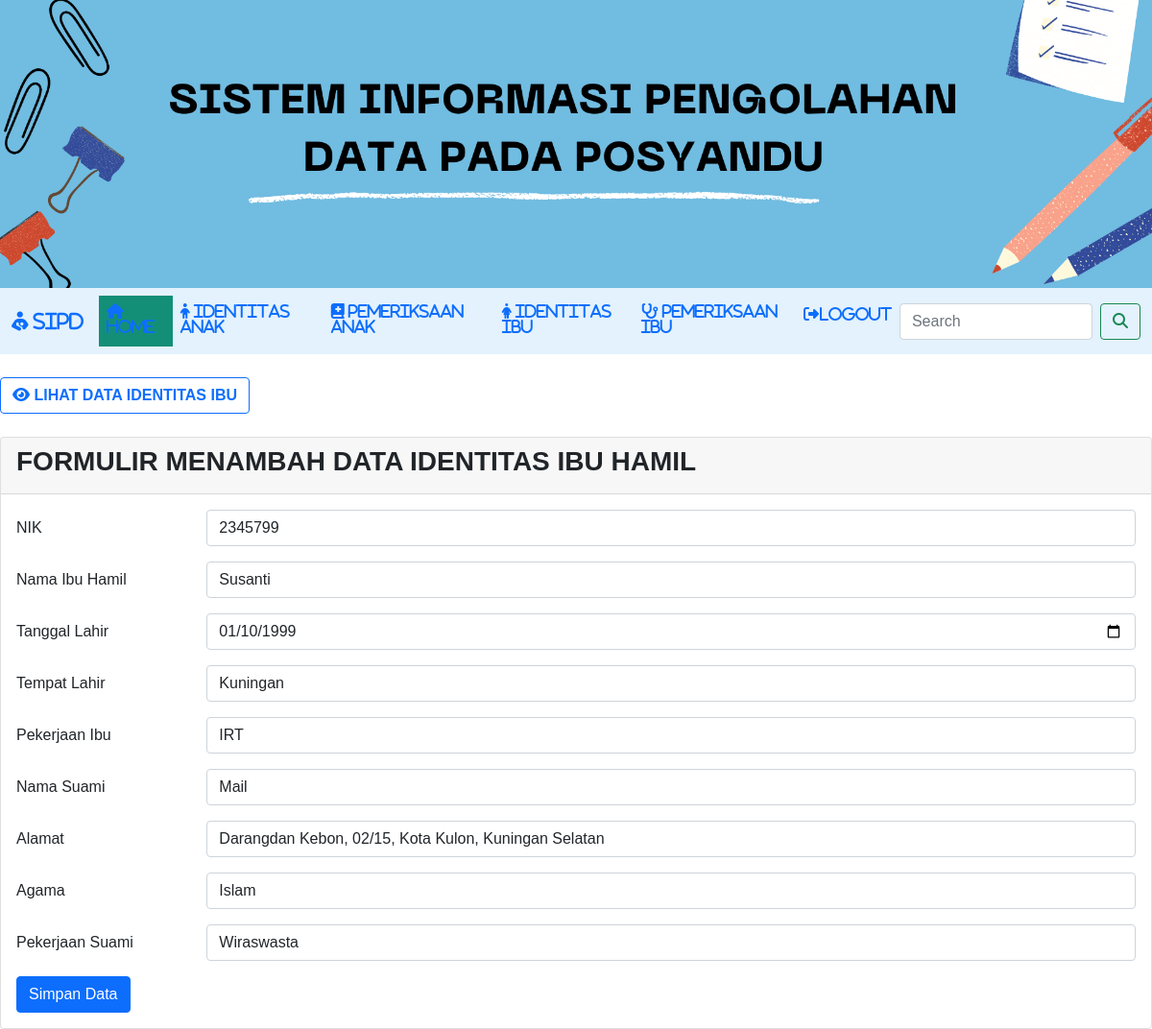
The app's page /tambah_identitas_ibu.php?op=edit&id=1 with its own data.
### tables this page shows
CREATE TABLE `ibu_hamil` (
  `id` int(11) NOT NULL,
  `nik` int(25) NOT NULL,
  `nama_ibu` varchar(100) NOT NULL,
  `tgl` date NOT NULL,
  `tempat_lahir` varchar(50) NOT NULL,
  `pekerjaan_ibu` varchar(50) NOT NULL,
  `nama_suami` varchar(100) NOT NULL,
  `alamat` varchar(100) NOT NULL,
  `agama` enum('Islam','Kristen','Khatolik','Hindu','Budha') NOT NULL,
  `pekerjaan` varchar(50) NOT NULL
);

### tambah_identitas_ibu.php (the view, shortened to what this page needs)
<?php
include "koneksi.php";
$nik            = "";
$nama_ibu       = "";
$tgl            = "";
$tempat_lahir   = "";
$pekerjaan_ibu  = "";
$nama_suami     = "";
$alamat         = "";
$agama          = "";
$pekerjaan      = "";
if (isset($_GET['op'])) {
    $op = $_GET['op'];
} else {
    $op = "";
}
if ($op == 'edit') {
    $id           = $_GET['id'];
    $sql1         = "select * from ibu_hamil where id = '$id'";
    $q1           = mysqli_query($koneksi, $sql1);
    $r1           = mysqli_fetch_array($q1);
    $nik          = $r1['nik'];
    $nama_ibu     = $r1['nama_ibu'];
    $tgl          = $r1['tgl'];
    $tempat_lahir = $r1['tempat_lahir'];
    $pekerjaan_ibu= $r1['pekerjaan_ibu'];
    $nama_suami   = $r1['nama_suami'];
    $alamat       = $r1['alamat'];
    $agama        = $r1['agama'];
    $pekerjaan    = $r1['pekerjaan'];
}
?>
<!DOCTYPE html>
<html lang="en">
<head>
    <link rel="stylesheet" type="text/css" href="style1.css">
    <link rel="stylesheet" href="https://cdnjs.cloudflare.com/ajax/libs/font-awesome/6.2.1/css/all.min.css" />
    <link href="https://cdn.jsdelivr.net/npm/bootstrap@5.0.0-beta2/dist/css/bootstrap.min.css" rel="stylesheet">
</head>
<body>
        <tr>
			<img src="header.png" width="100%" height="50%">
		</tr>
	<header>
    <nav class="navbar navbar-expand-lg bg-body-tertiary" style="background-color: #e3f2fd;">
  <div class="container-fluid">
    <a class="navbar-brand" href="index.php"><i class="fa-solid fa-person-breastfeeding"> SIPD</i></a>
    <div class="nav justify-content-center" id="navbarSupportedContent">
      <ul class="navbar-nav me-auto mb-2 mb-lg-0" >
        <li class="nav-item">
          <a class="nav-link active" aria-current="page" href="index.php"><i class="fa-solid fa-house"> Home </i></a>
        </li>
        <li class="nav-item">
          <a class="nav-link" href="identitas_anak.php"><i class="fa-solid fa-child"> IDENTITAS ANAK</i></a>
        </li>
        <li class="nav-item">
          <a class="nav-link" href="data.php"><i class="fa-solid fa-book-medical"> PEMERIKSAAN ANAK</i></a>
        </li>
        <li class="nav-item">
          <a class="nav-link" href="ibu_hamil.php"><i class="fa-solid fa-person-dress"> IDENTITAS IBU</i></a>
        </li>
        <li class="nav-item">
          <a class="nav-link" href="data_ibuhamil.php"><i class="fa-solid fa-stethoscope"> PEMERIKSAAN IBU</i></a>
        </li>
        <li class="nav-item">
          <a class="nav-link" href="logout.php"><i class="fa-solid fa-right-from-bracket">LOGOUT</i></a>
        </li>
      </ul>
      </div>
      <form class="d-flex" role="search">
        <input class="form-control me-2" type="search" placeholder="Search" aria-label="Search">
        <button class="btn btn-outline-success" type="submit"><i class="fa-sharp fa-solid fa-magnifying-glass"></i></button>
    </form>
        </div>
    </nav>
<br>
<div class>
        <a href="ibu_hamil.php" button class="btn btn-outline-primary"  type="button"><i class="fa-sharp fa-solid fa-eye"><b> LIHAT DATA IDENTITAS IBU </b></i></a>
    </div><br>
        <div class="card">
            <div class="card-header">
            <h3><b>FORMULIR MENAMBAH DATA IDENTITAS IBU HAMIL</b></h3>
            </div>
            <div class="card-body">
                <form action="" method="POST">
                    <div class="mb-3 row">
                        <label for="nik" class="col-sm-2 col-form-label">NIK</label>
                        <div class="col-sm-10">
                            <input type="text" class="form-control" id="nik" name="nik" value="<?php echo $nik ?>">
                        </div>
                    </div>
                    <div class="mb-3 row">
                        <label for="nama_ibu" class="col-sm-2 col-form-label">Nama Ibu Hamil</label>
                        <div class="col-sm-10">
                            <input type="text" class="form-control" id="nama_ibu" name="nama_ibu" value="<?php echo $nama_ibu ?>">
                        </div>
                    </div>
                    <div class="mb-3 row">
                        <label for="tgl" class="col-sm-2 col-form-label">Tanggal Lahir</label>
                        <div class="col-sm-10">
                            <input type="date" class="form-control" id="tgl" name="tgl" value="<?php echo $tgl ?>">
                        </div>
                    </div>
                    <div class="mb-3 row">
                        <label for="tempat_lahir" class="col-sm-2 col-form-label">Tempat Lahir</label>
                        <div class="col-sm-10">
                            <input type="text" class="form-control" id="tempat_lahir" name="tempat_lahir" value="<?php echo $tempat_lahir ?>">
                        </div>
                    </div>
                    <div class="mb-3 row">
                        <label for="pekerjaan_ibu" class="col-sm-2 col-form-label">Pekerjaan Ibu</label>
                        <div class="col-sm-10">
                            <input type="text" class="form-control" id="pekerjaan_ibu" name="pekerjaan_ibu" value="<?php echo $pekerjaan_ibu ?>">
                        </div>
                    </div>
                    <div class="mb-3 row">
                        <label for="nama_suami" class="col-sm-2 col-form-label">Nama Suami</label>
                        <div class="col-sm-10">
                            <input type="text" class="form-control" id="nama_suami" name="nama_suami" value="<?php echo $nama_suami ?>">
                        </div>
                    </div>
                    <div class="mb-3 row">
                        <label for="alamat" class="col-sm-2 col-form-label">Alamat</label>
                        <div class="col-sm-10">
                            <input type="text" class="form-control" id="alamat" name="alamat" value="<?php echo $alamat ?>">
                        </div>
                    </div>
                    <div class="mb-3 row">
                        <label for="agama" class="col-sm-2 col-form-label">Agama</label>
                        <div class="col-sm-10">
                            <select class="form-control" name="agama" id="agama">
                                <option value="Islam" <?php if ($agama == "Islam") echo "selected" ?>>Islam</option>
                            </select>
                        </div>
                    </div>
                    <div class="mb-3 row">
                        <label for="pekerjaan" class="col-sm-2 col-form-label">Pekerjaan Suami</label>
                        <div class="col-sm-10">
                            <input type="text" class="form-control" id="pekerjaan" name="pekerjaan" value="<?php echo $pekerjaan ?>">
                        </div>
                    </div>
                    <div class="col-12">
                        <input type="submit" name="simpan" value="Simpan Data" class="btn btn-primary" />
                    </div>
                </form>
            </div>
        </div>

### style1.css (style rules this page uses)
* { padding:0; margin:0; font-family: sans-serif; }
a { color: inherit; text-decoration: none; }
header ul { float: right; }
header ul li { display: inline-block; }
header ul li a { padding:25px 20px; display: inline-block; }
.active { background-color: #148F77; color: #fff; }

### records on screen
ibu_hamil: nik "2345799", nama_ibu "Susanti", tgl "01/10/1999", tempat_lahir "Kuningan", pekerjaan_ibu "IRT", nama_suami "Mail", alamat "Darangdan Kebon, 02/15, Kota Kulon, Kuningan Selatan", agama "Islam", pekerjaan "Wiraswasta"
